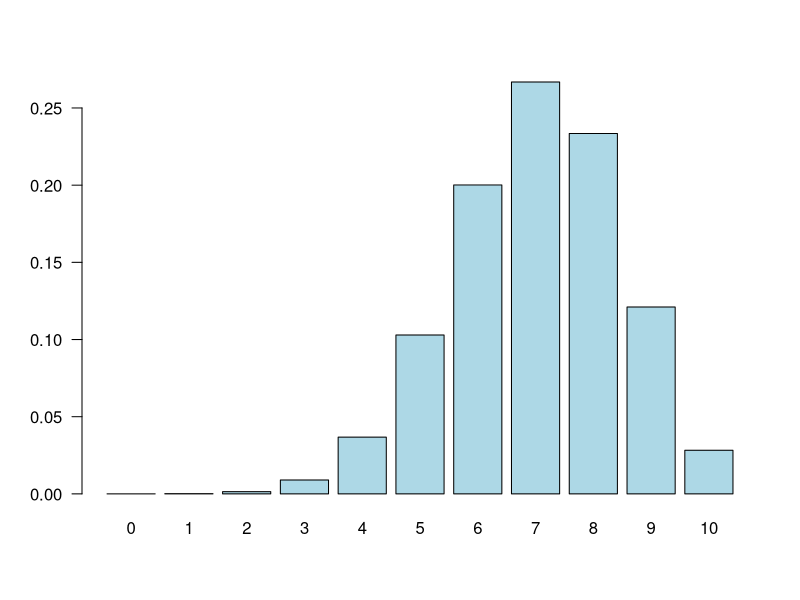

The R source for this figure:
## ---- chunk 1
x <- 1:5
px <- c(.1, .15, .2, .25, .3)
## ---- chunk 2
x*px
sum(x*px)    # E(X)
## ---- chunk 3
weighted.mean(x, px)
## ---- chunk 4
x - 3.5
(x - 3.5)^2
((x - 3.5)^2)*px
sum(((x - 3.5)^2)*px)   # V(X)
## ---- chunk 5
x
px
x^2
(x^2)*px
sum((x^2)*px)  # E(X^2)
14-3.5^2     # E(X^2) - [E(X)]^2
## ---- chunk 6
choose(8, 3)    # "8 choose 3"
56*.6^3*.4^5     # P(X = 3) given n = 8, p = .6
## ---- chunk 7
dbinom(3, 8, .6)     # P(X = 3) given n = 8, p = .6
## ---- chunk 8
pbinom(4, 15, .7) - pbinom(1, 15, .7)
## ---- chunk 9
dbinom(2, 15, .7) + dbinom(3, 15, .7) + dbinom(4, 15, .7)
## ---- chunk 10
px <- dbinom(0:10, 10, .7)
# adding las = 1 turns the y-axis tick mark labels horizontal, which are easier to read
barplot(px, names.arg = 0:10, las = 1, col = "lightblue")
## ---- chunk 11
dhyper(x = 2, m = 5, n = 20, k = 10)
## ---- chunk 12
dpois(3,2)
## ---- chunk 13
ppois(3, 2)
## ---- chunk 14
dbinom(2, 15, .7) + dbinom(3, 15, .7) + dbinom(4, 15, .7)
## ---- chunk 15
pbinom(4, 15, .7) - pbinom(1, 15, .7)
## ---- chunk 16
pbinom(6, 25, .25)
dbinom(6, 25, .25)
1 - pbinom(5, 25, .25)
E <- 25*.25
Var <- 25*.25*.75
pbinom(floor(E+2*sqrt(Var)), 25, .25)
## ---- chunk 17
dhyper(8, 8, 12, 15) + dhyper(3, 8, 12, 15)
mean_g <- 15*12/20
sd_g <- sqrt(20*(12/20)*(8/20))
pbinom(mean_g + sd_g, 15, 12/20)-pbinom(mean_g - sd_g, 15, 12/20)
## ---- chunk 18
dnbinom(2, 2, .2)

dnbinom(2, 2, .2) + dnbinom(1, 2, .2) + dnbinom(0, 2, .2)

2*.8/.2
# 8 boxes without desired prize, 10 boxes in total
## ---- chunk 19
ppois(10, 20) # a
dpois(10, 20) # b1
((exp(1)^-20)*(20^10))/factorial(10) # b2
ppois(20 + 2*sqrt(20),20) - ppois(20 - 2*sqrt(20), 20) # c
